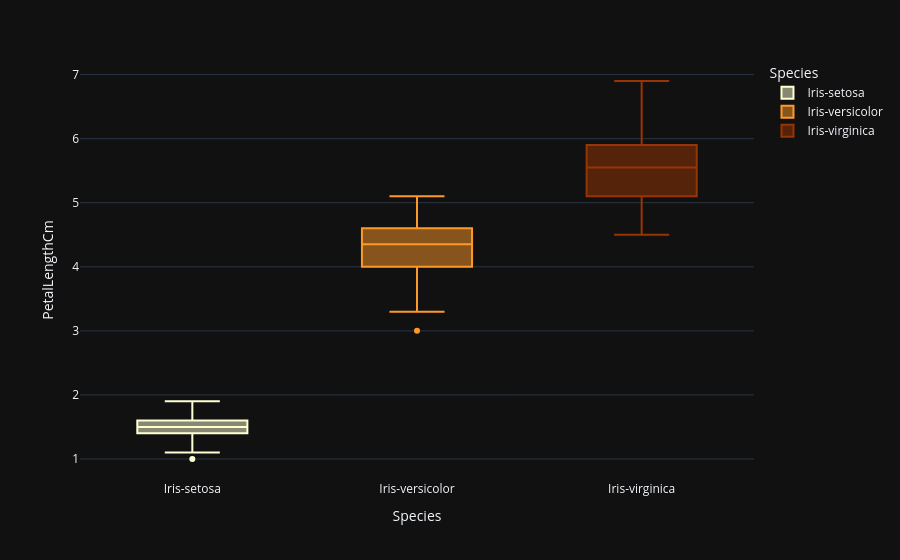

The code cell stored with this chart in its notebook:
### Code cell
fig = px.box(data_frame=iris, x='Species',y='PetalLengthCm',color='Species',color_discrete_sequence=['#ffffd4 ','#fe9929 ','#993404 '], template='plotly_dark',orientation='v')
fig.show()

### Figure 1 — Plotly figure (JSON) as saved in the notebook; plotly's stock layout.template omitted (floating-point values rounded to 4 significant figures)
{"data": [{"alignmentgroup": "True", "hovertemplate": "Species=%{x}<br>PetalLengthCm=%{y}<extra></extra>", "legendgroup": "Iris-setosa", "marker": {"color": "#ffffd4 "}, "name": "Iris-setosa", "notched": false, "offsetgroup": "Iris-setosa", "orientation": "v", "showlegend": true, "type": "box", "x": ["Iris-setosa", "Iris-setosa", "Iris-setosa", "Iris-setosa", "Iris-setosa", "Iris-setosa", "Iris-setosa", "Iris-setosa", "Iris-setosa", "Iris-setosa", "Iris-setosa", "Iris-setosa", "Iris-setosa", "Iris-setosa", "Iris-setosa", "Iris-setosa", "Iris-setosa", "Iris-setosa", "Iris-setosa", "Iris-setosa", "Iris-setosa", "Iris-setosa", "Iris-setosa", "Iris-setosa", "Iris-setosa", "Iris-setosa", "Iris-setosa", "Iris-setosa", "Iris-setosa", "Iris-setosa", "Iris-setosa", "Iris-setosa", "Iris-setosa", "Iris-setosa", "Iris-setosa", "Iris-setosa", "Iris-setosa", "Iris-setosa", "Iris-setosa", "Iris-setosa", "Iris-setosa", "Iris-setosa", "Iris-setosa", "Iris-setosa", "Iris-setosa", "Iris-setosa", "Iris-setosa", "Iris-setosa", "Iris-setosa", "Iris-setosa"], "x0": " ", "xaxis": "x", "y": [1.4, 1.4, 1.3, 1.5, 1.4, 1.7, 1.4, 1.5, 1.4, 1.5, 1.5, 1.6, 1.4, 1.1, 1.2, 1.5, 1.3, 1.4, 1.7, 1.5, 1.7, 1.5, 1.0, 1.7, 1.9, 1.6, 1.6, 1.5, 1.4, 1.6, 1.6, 1.5, 1.5, 1.4, 1.5, 1.2, 1.3, 1.5, 1.3, 1.5, 1.3, 1.3, 1.3, 1.6, 1.9, 1.4, 1.6, 1.4, 1.5, 1.4], "y0": " ", "yaxis": "y"}, {"alignmentgroup": "True", "hovertemplate": "Species=%{x}<br>PetalLengthCm=%{y}<extra></extra>", "legendgroup": "Iris-versicolor", "marker": {"color": "#fe9929 "}, "name": "Iris-versicolor", "notched": false, "offsetgroup": "Iris-versicolor", "orientation": "v", "showlegend": true, "type": "box", "x": ["Iris-versicolor", "Iris-versicolor", "Iris-versicolor", "Iris-versicolor", "Iris-versicolor", "Iris-versicolor", "Iris-versicolor", "Iris-versicolor", "Iris-versicolor", "Iris-versicolor", "Iris-versicolor", "Iris-versicolor", "Iris-versicolor", "Iris-versicolor", "Iris-versicolor", "Iris-versicolor", "Iris-versicolor", "Iris-versicolor", "Iris-versicolor", "Iris-versicolor", "Iris-versicolor", "Iris-versicolor", "Iris-versicolor", "Iris-versicolor", "Iris-versicolor", "Iris-versicolor", "Iris-versicolor", "Iris-versicolor", "Iris-versicolor", "Iris-versicolor", "Iris-versicolor", "Iris-versicolor", "Iris-versicolor", "Iris-versicolor", "Iris-versicolor", "Iris-versicolor", "Iris-versicolor", "Iris-versicolor", "Iris-versicolor", "Iris-versicolor", "Iris-versicolor", "Iris-versicolor", "Iris-versicolor", "Iris-versicolor", "Iris-versicolor", "Iris-versicolor", "Iris-versicolor", "Iris-versicolor", "Iris-versicolor", "Iris-versicolor"], "x0": " ", "xaxis": "x", "y": [4.7, 4.5, 4.9, 4.0, 4.6, 4.5, 4.7, 3.3, 4.6, 3.9, 3.5, 4.2, 4.0, 4.7, 3.6, 4.4, 4.5, 4.1, 4.5, 3.9, 4.8, 4.0, 4.9, 4.7, 4.3, 4.4, 4.8, 5.0, 4.5, 3.5, 3.8, 3.7, 3.9, 5.1, 4.5, 4.5, 4.7, 4.4, 4.1, 4.0, 4.4, 4.6, 4.0, 3.3, 4.2, 4.2, 4.2, 4.3, 3.0, 4.1], "y0": " ", "yaxis": "y"}, {"alignmentgroup": "True", "hovertemplate": "Species=%{x}<br>PetalLengthCm=%{y}<extra></extra>", "legendgroup": "Iris-virginica", "marker": {"color": "#993404 "}, "name": "Iris-virginica", "notched": false, "offsetgroup": "Iris-virginica", "orientation": "v", "showlegend": true, "type": "box", "x": ["Iris-virginica", "Iris-virginica", "Iris-virginica", "Iris-virginica", "Iris-virginica", "Iris-virginica", "Iris-virginica", "Iris-virginica", "Iris-virginica", "Iris-virginica", "Iris-virginica", "Iris-virginica", "Iris-virginica", "Iris-virginica", "Iris-virginica", "Iris-virginica", "Iris-virginica", "Iris-virginica", "Iris-virginica", "Iris-virginica", "Iris-virginica", "Iris-virginica", "Iris-virginica", "Iris-virginica", "Iris-virginica", "Iris-virginica", "Iris-virginica", "Iris-virginica", "Iris-virginica", "Iris-virginica", "Iris-virginica", "Iris-virginica", "Iris-virginica", "Iris-virginica", "Iris-virginica", "Iris-virginica", "Iris-virginica", "Iris-virginica", "Iris-virginica", "Iris-virginica", "Iris-virginica", "Iris-virginica", "Iris-virginica", "Iris-virginica", "Iris-virginica", "Iris-virginica", "Iris-virginica", "Iris-virginica", "Iris-virginica", "Iris-virginica"], "x0": " ", "xaxis": "x", "y": [6.0, 5.1, 5.9, 5.6, 5.8, 6.6, 4.5, 6.3, 5.8, 6.1, 5.1, 5.3, 5.5, 5.0, 5.1, 5.3, 5.5, 6.7, 6.9, 5.0, 5.7, 4.9, 6.7, 4.9, 5.7, 6.0, 4.8, 4.9, 5.6, 5.8, 6.1, 6.4, 5.6, 5.1, 5.6, 6.1, 5.6, 5.5, 4.8, 5.4, 5.6, 5.1, 5.1, 5.9, 5.7, 5.2, 5.0, 5.2, 5.4, 5.1], "y0": " ", "yaxis": "y"}], "layout": {"boxmode": "overlay", "legend": {"title": {"text": "Species"}, "tracegroupgap": 0}, "margin": {"t": 60}, "xaxis": {"anchor": "y", "categoryarray": ["Iris-setosa", "Iris-versicolor", "Iris-virginica"], "categoryorder": "array", "domain": [0, 1], "title": {"text": "Species"}}, "yaxis": {"anchor": "x", "domain": [0, 1], "title": {"text": "PetalLengthCm"}}}}
